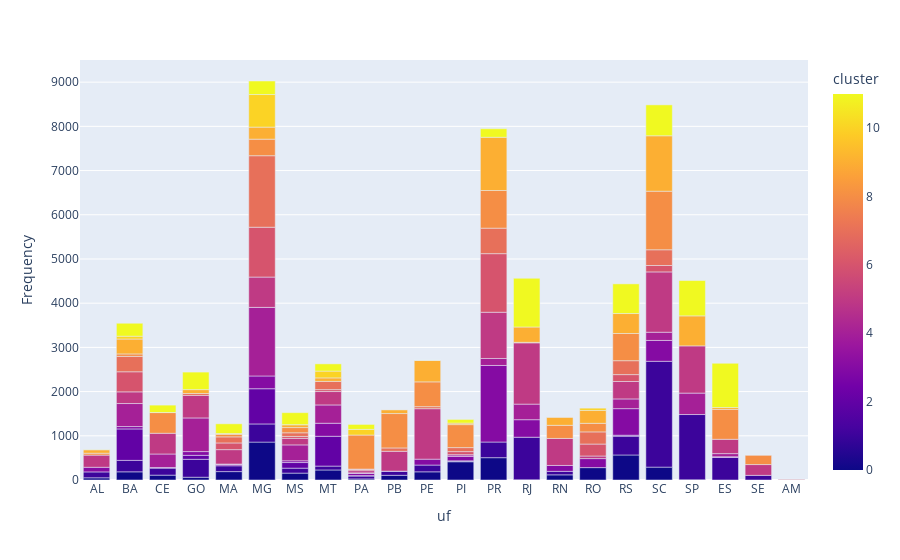

Source (notebook cell):
### Code cell
fig = px.bar(dfre, x ='uf', y = 'Frequency', color = 'cluster')
fig.show()

### Figure 1 — Plotly figure (JSON) as saved in the notebook; plotly's stock layout.template omitted (floating-point values rounded to 4 significant figures; data arrays with more than 128 entries replaced by an {"elided": "..."} marker saying what was removed)
{"data": [{"alignmentgroup": "True", "hovertemplate": "uf=%{x}<br>Frequency=%{y}<br>cluster=%{marker.color}<extra></extra>", "legendgroup": "", "marker": {"color": {"elided": "189 int values"}, "coloraxis": "coloraxis", "pattern": {"shape": ""}}, "name": "", "offsetgroup": "", "orientation": "v", "showlegend": false, "textposition": "auto", "type": "bar", "x": {"elided": "189 str values"}, "xaxis": "x", "y": {"elided": "189 int values"}, "yaxis": "y"}], "layout": {"autosize": true, "barmode": "relative", "coloraxis": {"colorbar": {"title": {"text": "cluster"}}, "colorscale": [[0, "#0d0887"], [0.1111, "#46039f"], [0.2222, "#7201a8"], [0.3333, "#9c179e"], [0.4444, "#bd3786"], [0.5556, "#d8576b"], [0.6667, "#ed7953"], [0.7778, "#fb9f3a"], [0.8889, "#fdca26"], [1, "#f0f921"]]}, "legend": {"tracegroupgap": 0}, "margin": {"t": 60}, "xaxis": {"anchor": "y", "autorange": true, "domain": [0, 1], "range": [-0.5, 21.5], "title": {"text": "uf"}, "type": "category"}, "yaxis": {"anchor": "x", "autorange": true, "domain": [0, 1], "range": [0, 9501.0], "title": {"text": "Frequency"}, "type": "linear"}}}
